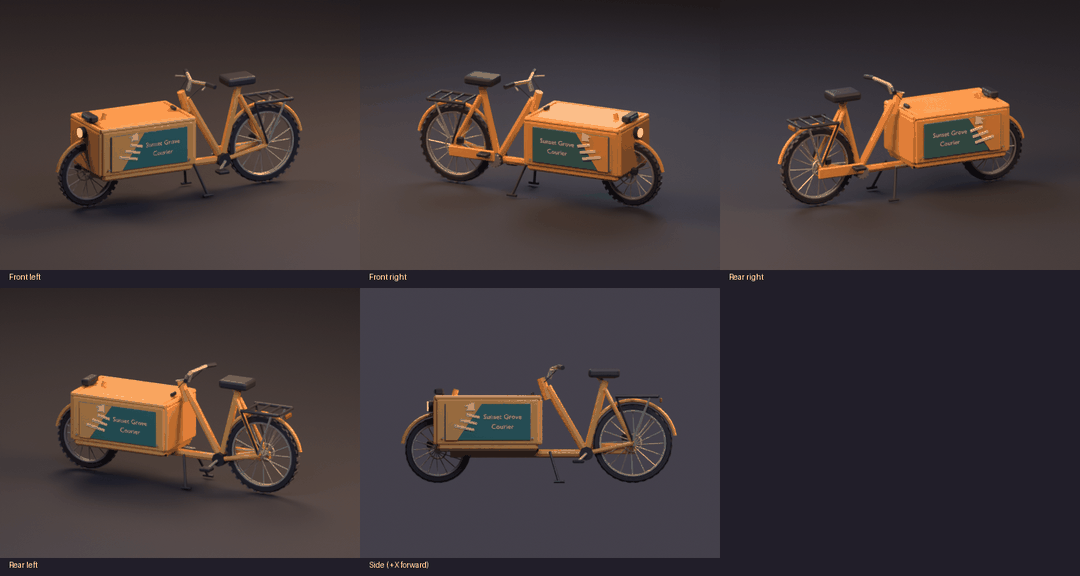

Generate this figure with Python:
"""Compose compact review sheets from the CPU Cycles renders (requires Pillow)."""
from pathlib import Path
from PIL import Image, ImageDraw

HERE = Path(__file__).resolve().parent

def sheet(output, files, labels, rows):
    canvas = Image.new('RGB', (1440, rows * 384), '#211e29')
    draw = ImageDraw.Draw(canvas)
    for i, (file, label) in enumerate(zip(files, labels)):
        x, y = i % 3 * 480, i // 3 * 384
        canvas.paste(Image.open(HERE / 'renders' / file).convert('RGB'), (x, y))
        draw.text((x + 12, y + 363), label, fill='white')
    canvas = canvas.resize((1080, rows * 288), Image.Resampling.LANCZOS)
    canvas.quantize(colors=256).save(HERE / output, optimize=True)

sheet('contact-sheet.png', ['hero.png', 'turntable-quarter-front.png',
    'turntable-quarter-back.png', 'turntable-quarter-rear.png', 'turntable-side.png'],
    ['Front left', 'Front right', 'Rear right', 'Rear left', 'Side (+X forward)'], 2)
sheet('contact-sheet-lods.png', ['turntable-side.png', 'lod1-side.png', 'lod2-side.png'],
    ['LOD0 — authored geometry', 'LOD1 — authored geometry', 'LOD2 — authored geometry'], 1)
